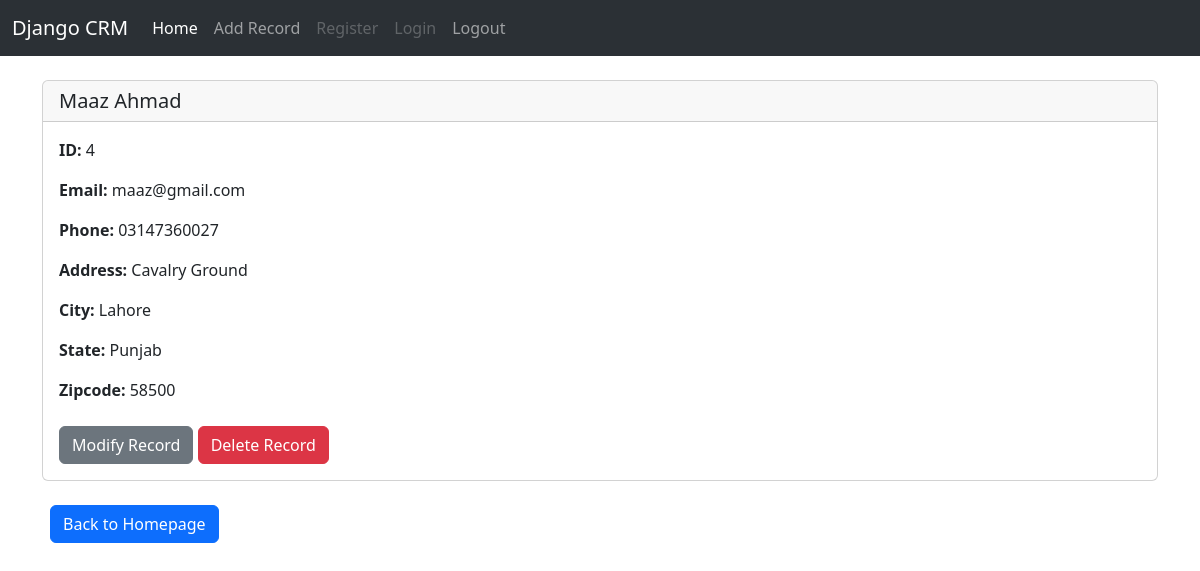
The app's page /website/record/4 (signed in) with its own data.
### website/models.py (models this page shows)
class Record(models.Model):
    dateCreated = models.DateTimeField(auto_now_add=True)
    first_name = models.CharField(max_length=50)
    last_name = models.CharField(max_length=50)
    email = models.CharField(max_length=50)
    phone = models.CharField(max_length=15)
    address = models.CharField(max_length=100)
    city = models.CharField(max_length=50)
    state = models.CharField(max_length=30)
    zipcode = models.CharField(max_length=10)
    def __str__(self):
        return f"{self.first_name} {self.last_name}"

### website/views.py (the view)
# urls.py: path('record/<int:pk>', views.view_record, name='view_record'),
def view_record(request, pk):
    if request.user.is_authenticated:
        record = Record.objects.get(id = pk)
        return render(request, 'website/record.html', {
            "record": record
        })
    else:
        messages.warning(request, "You do not have the permission. Please Login First.")
        return HttpResponseRedirect(reverse("login"))

### website/templates/website/record.html
{% extends 'website/base.html' %}
{% block body %}
<div class="card mt-4">
    <h5 class="card-header">{{record}}</h5>
    <div class="card-body">
      <p class="card-text"><strong>ID: </strong>{{record.id}}</p>
      <p class="card-text"><strong>Email: </strong>{{record.email}}</p>
      <p class="card-text"><strong>Phone: </strong>{{record.phone}}</p>
      <p class="card-text"><strong>Address: </strong>{{record.address}}</p>
      <p class="card-text"><strong>City: </strong>{{record.city}}</p>
      <p class="card-text"><strong>State: </strong>{{record.state}}</p>
      <p class="card-text"><strong>Zipcode: </strong>{{record.zipcode}}</p>
      <a href="{% url 'update_record' record.id %}" class="btn btn-secondary mt-2">Modify Record</a>
      <a href="{% url 'delete_record' record.id %}" class="btn btn-danger mt-2">Delete Record</a>
    </div>
</div>
<a href="{% url 'home' %}" class="btn btn-primary mt-4 ms-2">Back to Homepage</a>
{% endblock %}

### records on screen
Record: first_name+last_name "Maaz Ahmad", id "4", email "maaz@gmail.com", phone "03147360027", address "Cavalry Ground", city "Lahore", state "Punjab", zipcode "58500"
